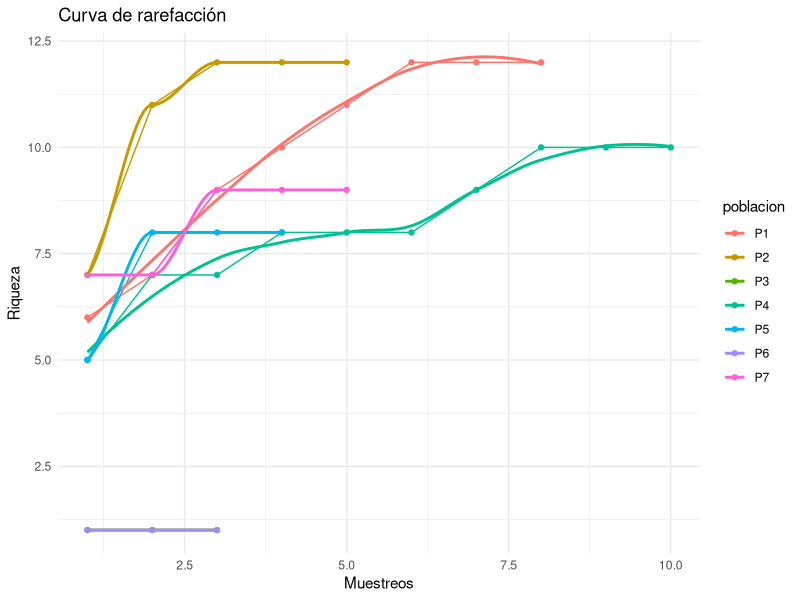
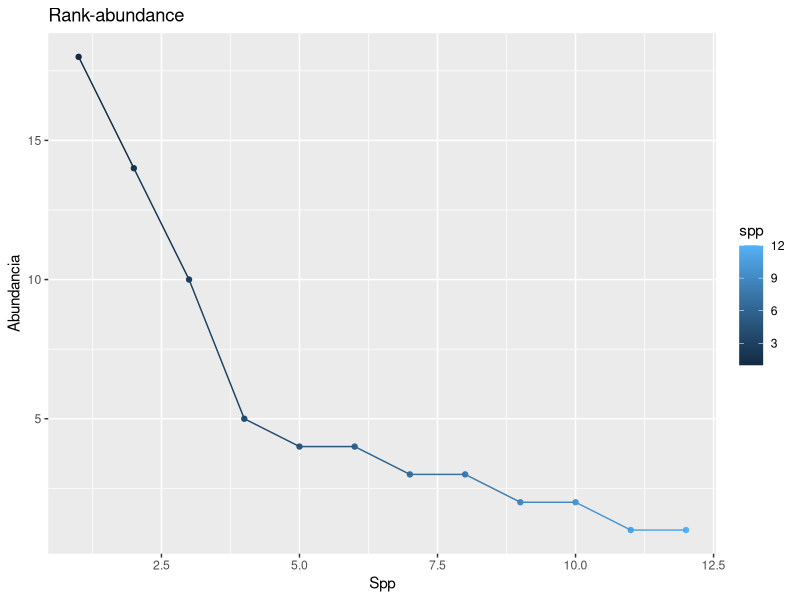
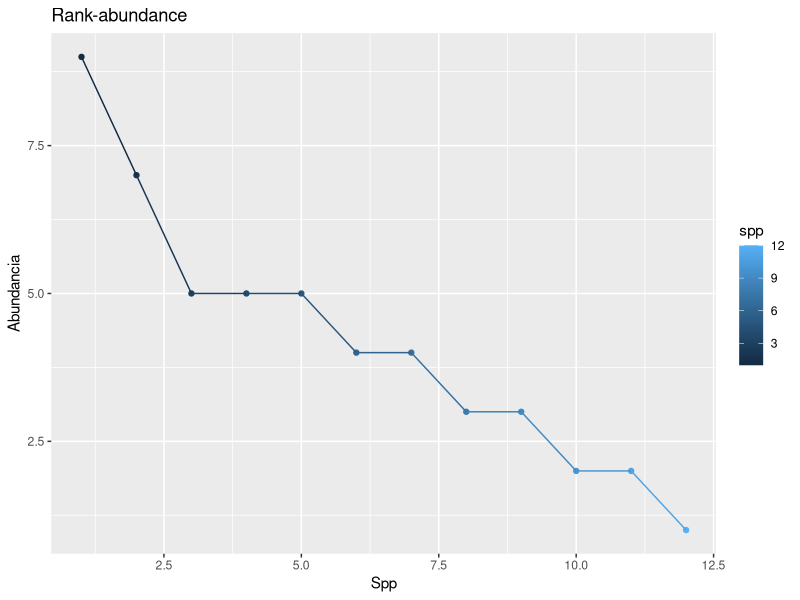
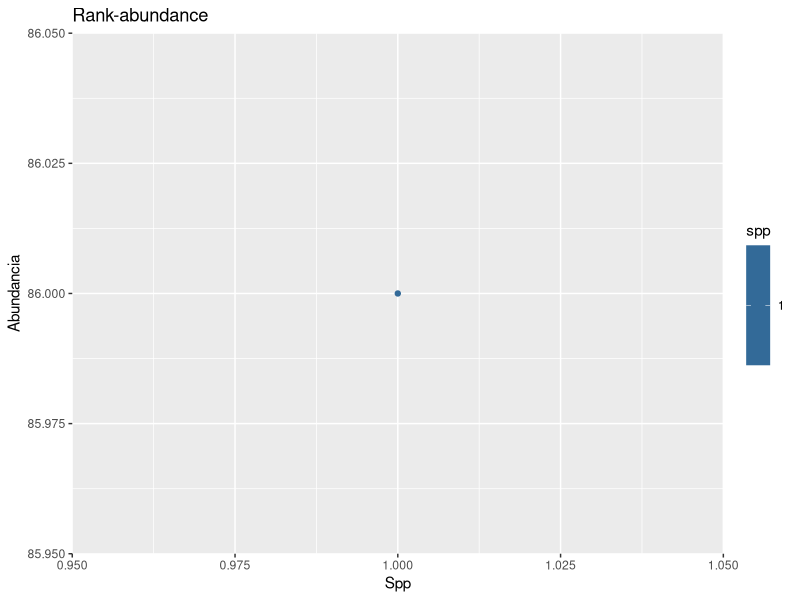
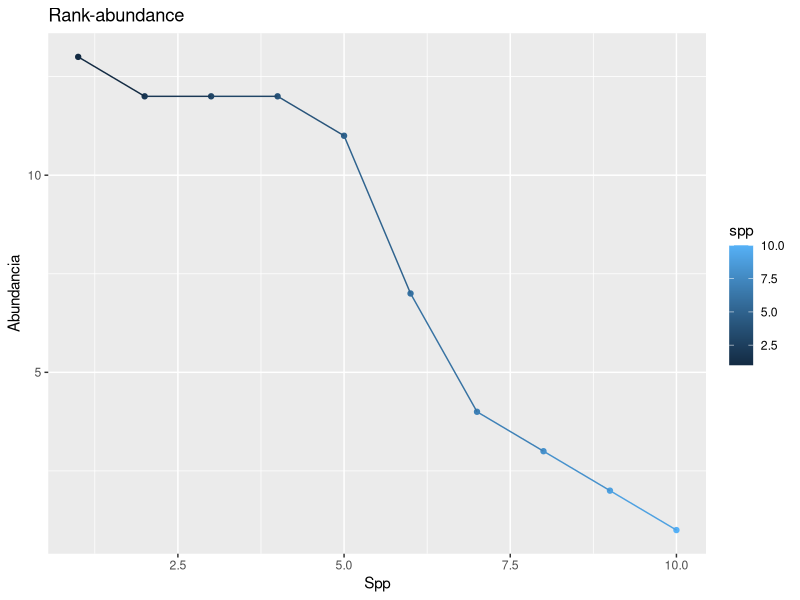
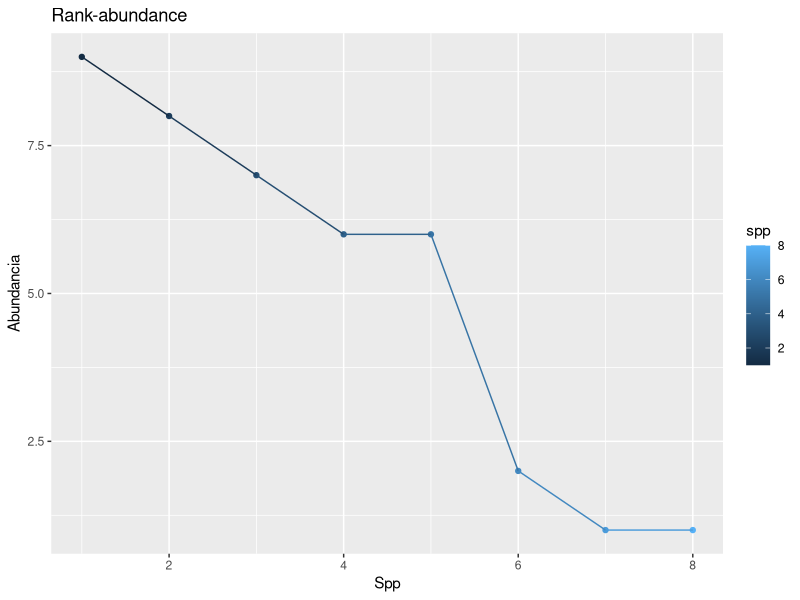
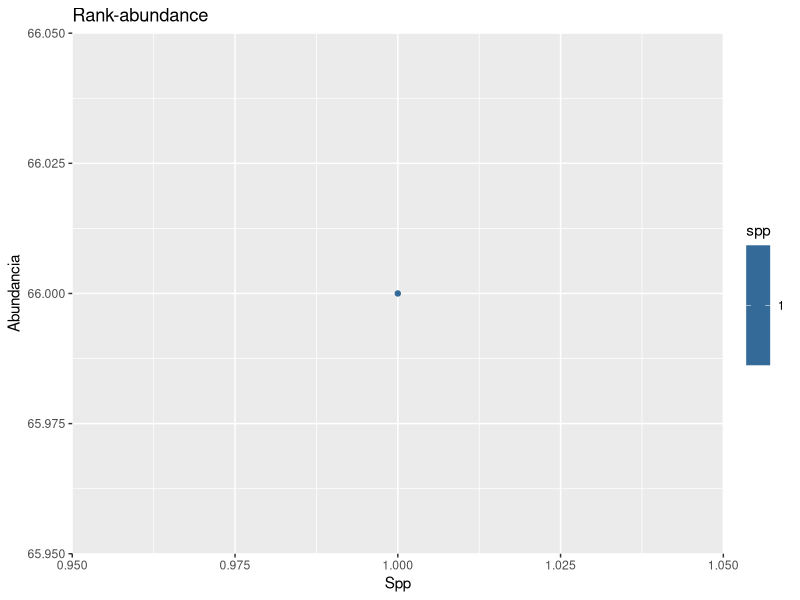
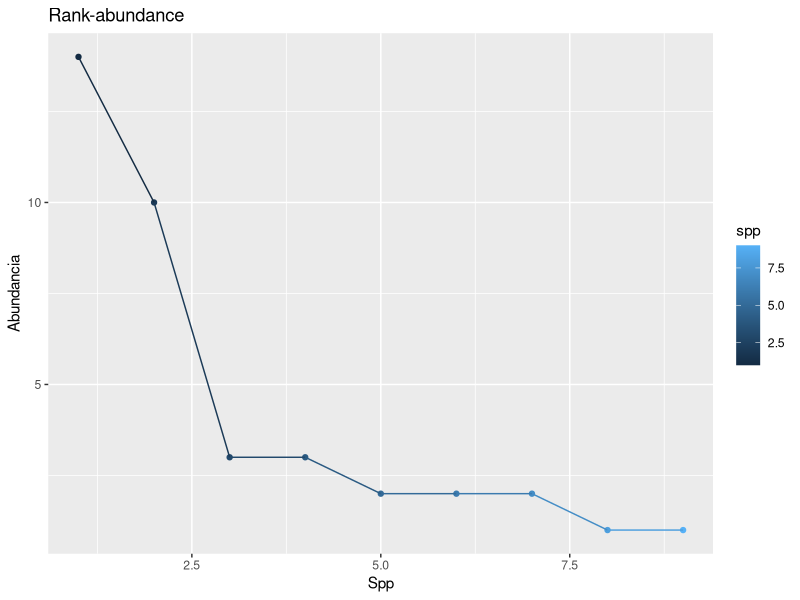

Source code (R) for these figures, in order:
## ---- chunk 1
library(ggplot2) 
library(tidyr) 
library(dplyr) 

# Cargar base de datos
datos <- read.csv("data/datos.csv")

# Seleccion de solo los datos de muestreos
muestreos <- datos[ ,c(1,16:25)] 
# Invertir el orden de las columnas y renglones 
muestreos2 <- as.data.frame(t(muestreos[ , c(2:11)]))
# Renombrar columnas de acuerdo a la pob a la que corresponden
colnames(muestreos2) <- c(muestreos$poblacion) 
# Agregar una columna para numero de muestreo
muestreos2$muestreo <- c(1:10)

muestreos_prueba <- muestreos2 %>% 
  pivot_longer(cols = starts_with("P"), # Selec. todas las col que empiezan con P 
               names_to = "poblacion", # Poblacion
               values_to = "riqueza") # Sp
# Conservar unicamente los valores >0
muestreos_prueba <- muestreos_prueba[muestreos_prueba$riqueza > 0, ]

# CURVA DE RAREFACCIÓN
rarefac <- ggplot(muestreos_prueba, aes(x = muestreo, y = riqueza, color = poblacion)) +
  geom_point() +  # Puntos
  geom_line() + # Union de los puntos por lineas rectas
  geom_smooth(method = "loess", se = FALSE) + # Ajuste de los puntos a una curva
  labs(title = "Curva de rarefacción", x = "Muestreos", y = "Riqueza") + # Nomb de ejes y graf
  theme_minimal() # Estilo de la graf

print(rarefac)

## ---- chunk 2
for (x in 1:7) {
  spp1 <- datos[x,c(1:14)] # Seleccionar poblacion
  spp1.1 <- as.data.frame(t(spp1[2:13])) # Cambiar orden de los valores
  colnames(spp1.1) <- "Abundancia" # Nombrar col
  
  spp1.1 <- spp1.1 %>%
    arrange(desc(Abundancia)) # Ordenar de forma decreciente
  
  spp1.1$spp <- c(1:length(spp1.1$Abundancia)) # Numerar spp
  
  spp1.1 <- spp1.1[spp1.1$Abundancia != 0, ] # Quitar spp NO presentes
  
  
  rank_ab <- ggplot(spp1.1, aes(x = spp, y = Abundancia, colour = spp)) +
    geom_point() +  # Puntos
    geom_line() + # Linea de union
    labs(title = "Rank-abundance", x = "Spp", y = "Abundancia")
  print(rank_ab)
}
